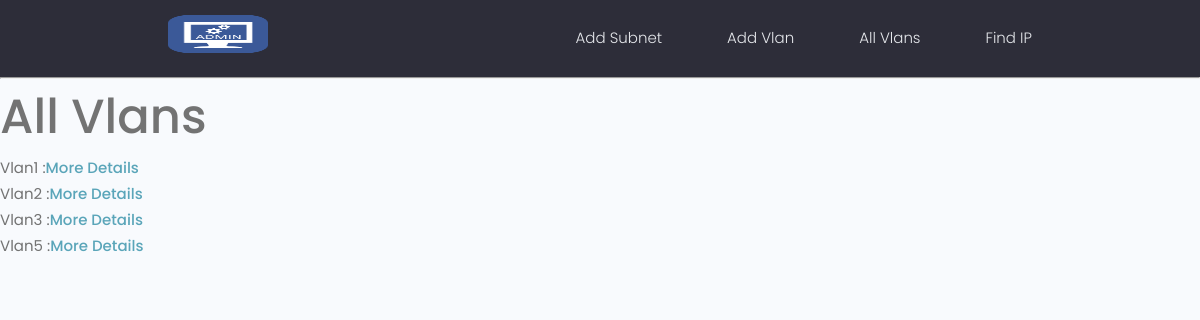
The page /All-Vlans/ on the database as committed earlier.
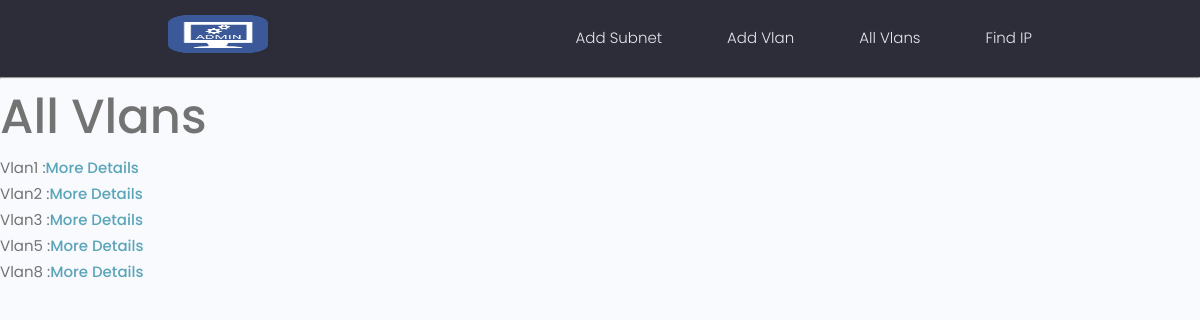
The same page on the database as committed later.
### vlanmgt/models.py (models this page shows, shortened)
class vlan(models.Model):
    VlanID = models.UUIDField(default=uuid.uuid4 , unique=True , primary_key=True ,editable=False)
    VlanName = models.CharField(max_length=200, unique=True)
    SubnetID =   models.ForeignKey("subnet", unique=True , on_delete=models.SET_NULL, blank=True,null=True ,to_field="SubnetID")

### vlanmgt/views.py (the view)
# urls.py: path('All-Vlans/', allVlans_v, name='All-Vlans'),
def allVlans_v(request):
    vlans_list = vlan.objects.all()
    context = {'vlans_list':vlans_list}
    return render(request , 'allVlans.html',context)

### vlanmgt/templates/allVlans.html
{% extends 'main.html' %}
{% block content %}
<h1>All Vlans </h1>
<ul>
{% for vlan in vlans_list %}
<li>{{vlan.VlanName}} :<a href="{% url 'Vlan' vlan.VlanID  %}"> More Details</a></li>
{% endfor %}
</ul>
{% endblock content %}

Rows that differ between the two databases and show on the page:
added vlan: VlanName "Vlan8"
